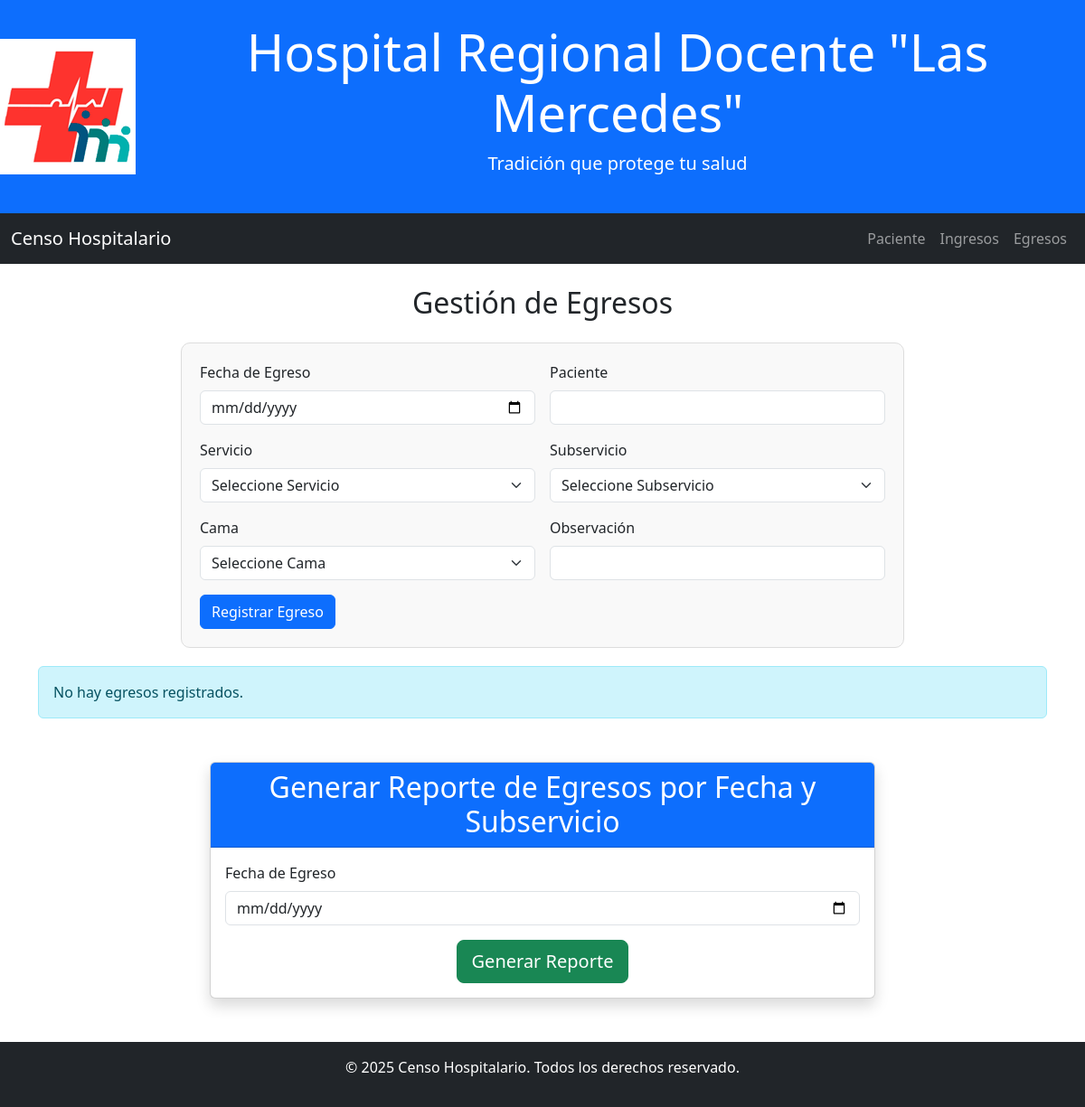
The page /pages/egresos.php?page=3 on the database as committed earlier.
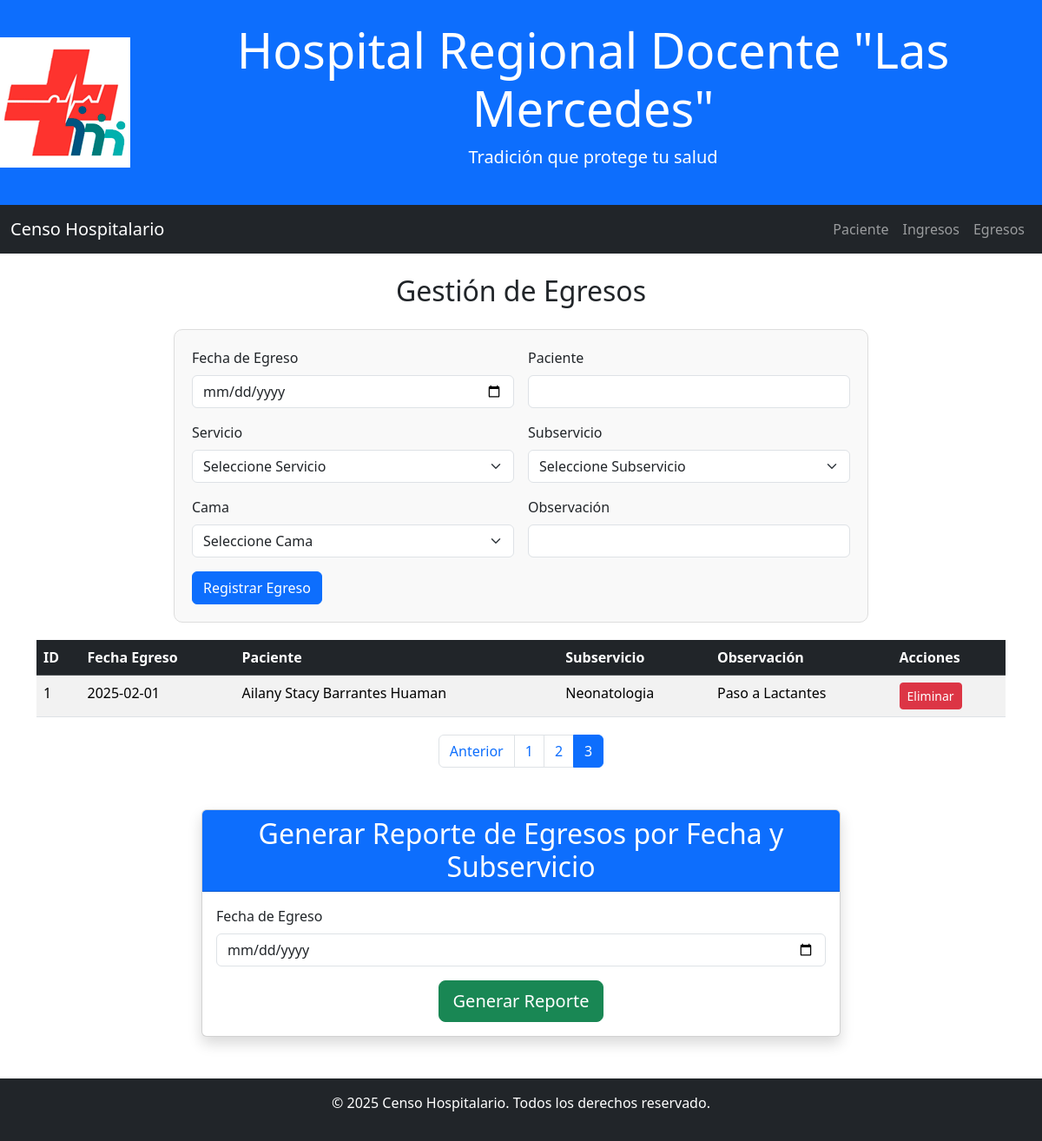
The same page on the database as committed later.
### tables this page shows
CREATE TABLE `egresos` (
  `id` bigint(20) UNSIGNED NOT NULL,
  `fecha_egreso` date NOT NULL,
  `observacion` varchar(20) DEFAULT NULL,
  `id_paciente` int(11) DEFAULT NULL,
  `id_subservicio` int(11) DEFAULT NULL
);

CREATE TABLE `paciente` (
  `id` bigint(20) UNSIGNED NOT NULL,
  `dni` int(11) DEFAULT NULL,
  `nombre` varchar(100) NOT NULL,
  `edad` int(11) DEFAULT NULL
);

CREATE TABLE `subservicios` (
  `id` bigint(20) UNSIGNED NOT NULL,
  `nombre` varchar(100) NOT NULL,
  `num_cama` varchar(8) NOT NULL,
  `estado` varchar(15) NOT NULL DEFAULT 'Desocupada',
  `id_servicio` int(11) DEFAULT NULL
);

### pages/egresos.php (the view, shortened to what this page needs)
<!DOCTYPE html>
<html lang="es">
<head>
    <link href="https://cdn.jsdelivr.net/npm/bootstrap@5.3.3/dist/css/bootstrap.min.css"
        rel="stylesheet"
>
    <link rel="stylesheet" href="../css/estilos.css">
</head>
<body>
<header class="bg-primary text-white text-center py-4 d-flex align-items-center justify-content-center">
        <img src="../img/logo_hospital.png" alt="Logo Hospital Regional Docente Las Mercedes" class="logo me-3">
        <div>
            <h1 class="display-4">Hospital Regional Docente "Las Mercedes"</h1>
            <p class="lead">Tradición que protege tu salud</p>
        </div>
    </header>
    <nav class="navbar navbar-expand-lg navbar-dark bg-dark">
        <div class="container-fluid">
            <a class="navbar-brand" href="../index.php">Censo Hospitalario</a>
            <div class="collapse navbar-collapse" id="navbarNav">
                <ul class="navbar-nav ms-auto">
                    <li class="nav-item">
                        <a class="nav-link" href="paciente.php">Paciente</a>
                    </li>
                    <li class="nav-item">
                        <a class="nav-link" href="ingresos.php">Ingresos</a>
                    </li>
                    <li class="nav-item">
                        <a class="nav-link" href="egresos.php">Egresos</a>
                    </li>
                </ul>
            </div>
        </div>
    </nav>
    <div class="container mt-4">
        <h2 class="text-center mb-4">Gestión de Egresos</h2>
        <div class="form-container-ingreso-egreso">
            <form method="post" class="row g-3">
                <div class="col-md-6">
                    <label for="fecha_egreso" class="form-label">Fecha de Egreso</label>
                    <input type="date" class="form-control" id="fecha_egreso" name="fecha_egreso" required>
                </div>
                <div class="col-md-6">
                    <label for="paciente_egreso" class="form-label">Paciente</label>
                    <input type="text" class="form-control" list="datalistOptions" id="paciente_egreso" name="paciente_nombre" autocomplete="off" required>
                </div>
                <div class="col-md-6">
                    <label for="servicio_egreso" class="form-label">Servicio</label>
                    <select class="form-select" id="servicio_egreso" required>
                        <option value="">Seleccione Servicio</option>
                        <?php
                        include '../includes/db.php';
                        ?>
                    </select>
                </div>
                <div class="col-md-6">
                    <label for="subservicio_egreso" class="form-label">Subservicio</label>
                    <select class="form-select" id="subservicio_egreso" name="id_subservicio" required>
                        <option value="">Seleccione Subservicio</option>
                    </select>
                </div>
                <div class="col-md-6">
                    <label for="id_cama_egreso" class="form-label">Cama</label>
                    <select class="form-select" id="id_cama_egreso" required>
                        <option value="">Seleccione Cama</option>
                    </select>
                </div>
                <div class="col-md-6">
                    <label for="observacion" class="form-label">Observación</label>
                    <input type="text" class="form-control" id="observacion" name="observacion">
                </div>
                <div class="col-12">
                    <button type="submit" class="btn btn-primary" id="reg_ingreso">Registrar Egreso</button>
                </div>
            </form>
        </div>
        <div class="table-container">
            <?php
            $page = isset($_GET['page']) ? (int)$_GET['page'] : 1;
            $perPage = 8;
            $offset = ($page - 1) * $perPage;
            $result = $conn->query("SELECT e.id, e.fecha_egreso, p.nombre AS nombre_paciente, s.nombre AS nombre_subservicio, e.observacion
                                    FROM egresos e
                                    JOIN paciente p ON e.id_paciente = p.id
                                    JOIN subservicios s ON e.id_subservicio = s.id
                                    ORDER BY id DESC LIMIT $perPage OFFSET $offset");
            if ($result->rowCount() > 0) {
                echo "<table class='table table-striped table-hover'>
                        <thead class='table-dark'>
                            <tr>
                                <th>ID</th>
                                <th>Fecha Egreso</th>
                                <th>Paciente</th>
                                <th>Subservicio</th>
                                <th>Observación</th>
                                <th>Acciones</th>
                            </tr>
                        </thead>
                        <tbody>";
                while ($row = $result->fetch(PDO::FETCH_ASSOC)) {
                    echo "<tr>
                            <td>" . $row["id"] . "</td>
                            <td>" . $row["fecha_egreso"] . "</td>
                            <td>" . $row["nombre_paciente"] . "</td>
                            <td>" . $row["nombre_subservicio"] . "</td>
                            <td>" . $row["observacion"] . "</td>
                            <td>
                                <form action='../js/eliminar_egreso.php' method='POST' style='display:inline;'>
                                    <input type='hidden' name='id_egreso' value='" . htmlspecialchars($row["id"]) . "'>
                                    <button class='btn btn-danger btn-sm' type='submit'
                                    onclick='return confirm(\"¿Estás seguro de eliminar este egreso?\");'>Eliminar</button>
                                </form>
                            </td>
                          </tr>";
                }
                echo "</tbody></table>";
                $totalRows = $conn->query("SELECT COUNT(*) FROM egresos")->fetchColumn();
                $totalPages = ceil($totalRows / $perPage);
                echo "<nav aria-label='Page navigation'>
                        <ul class='pagination justify-content-center'>";
                if ($page > 1) {
                    echo "<li class='page-item'><a class='page-link' href='?page=" . ($page - 1) . "'>Anterior</a></li>";
                }
                for ($i = 1; $i <= $totalPages; $i++) {
                    $active = ($page == $i) ? 'active' : '';
                    echo "<li class='page-item $active'><a class='page-link' href='?page=$i'>$i</a></li>";
                }
                echo "</ul></nav>";
            } else {
                echo "<div class='alert alert-info'>No hay egresos registrados.</div>";
            }
            ?>
        </div>
    </div>
    <div class="container mt-5">
        <div class="row justify-content-center">
            <div class="col-md-8">
                <div class="card shadow">
                    <div class="card-header bg-primary text-white">
                        <h2 class="card-title text-center mb-0">Generar Reporte de Egresos por Fecha y Subservicio</h2>
                    </div>
                    <div class="card-body">
                        <form action="../report/reporte_egreso.php" method="get" class="row g-3">
                            <div class="col-md-12">
                                <label for="fecha_egreso" class="form-label">Fecha de Egreso</label>
                                <input type="date" class="form-control" id="fecha_egreso" name="fecha_egreso" required>
                            </div>
                            <div class="col-12 text-center">
                                <button type="submit" class="btn btn-success btn-lg">Generar Reporte</button>
                            </div>
                        </form>
                    </div>
                </div>
            </div>
        </div>
    </div>
    <footer class="bg-dark text-white text-center py-3 mt-5">
        <p>&copy; 2025 Censo Hospitalario. Todos los derechos reservado.</p>
    </footer>
</body>
</html>

### css/estilos.css (style rules this page uses)
.table-container { margin-top: 20px; }
.pagination { margin-top: 20px; }
.form-container-ingreso-egreso { max-width: 800px; margin: 0 auto; padding: 20px; border: 1px solid #ddd; border-radius: 10px; background-color: #f9f9f9; }

Rows that differ between the two databases and show on the page:
added egresos: id "1", fecha_egreso "2025-02-01", id_paciente.nombre "Ailany Stacy Barrantes Huaman", id_subservicio.nombre "Neonatologia", observacion "Paso a Lactantes"
Other text that changed with them:
text no longer shown: "No hay egresos registrados."
text now shown: "ID Fecha Egreso Paciente Subservicio Observación Acciones Anterior"
new list line: "1"
new list line: "2"
new list line: "3"
